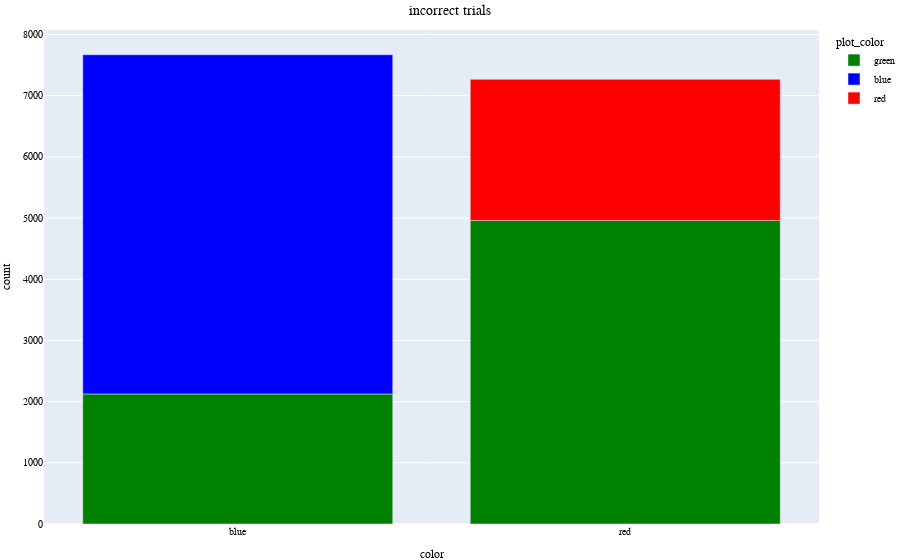

Source (notebook cell):
### Markdown cell above
# distractor_presense_on_incorrect_trials

### Code cell
dispresence_df = events_df.copy()
dispresence_df = dispresence_df[dispresence_df["color"] != "green"]
dispresence_df = dispresence_df[dispresence_df['performance'] != 100]
dispresence_df = dispresence_df.groupby(['distractor_presense_on_incorrect_trials', 'color']).size().reset_index(name='count')
# display(dispresence_df)
def determine_plot_color(df):
    df['plot_color'] = 'green'
    df.loc[(df['distractor_presense_on_incorrect_trials'] == 100) & (df['color'] == 'red'), 'plot_color'] = 'red'
    df.loc[(df['distractor_presense_on_incorrect_trials'] == 100) & (df['color'] == 'blue'), 'plot_color'] = 'blue'
    return df

color_temp_df = determine_plot_color(dispresence_df)
# display(color_temp_df)


fig = px.bar(color_temp_df, title= "incorrect trials", 
     x="color", y="count", 
     color="plot_color",
     color_discrete_map={
        "red": "red",
        "green": "green",
        "blue": "blue"})

fig.update_layout(
    title_x=0.5,
    font= my_font,
    margin=dict(l=30, r=0, t=30, b=30)
                )
fig.show()

### Figure 1 — Plotly figure (JSON) as saved in the notebook; plotly's stock layout.template omitted (floating-point values rounded to 4 significant figures)
{"data": [{"alignmentgroup": "True", "hovertemplate": "plot_color=green<br>color=%{x}<br>count=%{y}<extra></extra>", "legendgroup": "green", "marker": {"color": "green", "pattern": {"shape": ""}}, "name": "green", "offsetgroup": "green", "orientation": "v", "showlegend": true, "textposition": "auto", "type": "bar", "x": ["blue", "red"], "xaxis": "x", "y": [2126, 4961], "yaxis": "y"}, {"alignmentgroup": "True", "hovertemplate": "plot_color=blue<br>color=%{x}<br>count=%{y}<extra></extra>", "legendgroup": "blue", "marker": {"color": "blue", "pattern": {"shape": ""}}, "name": "blue", "offsetgroup": "blue", "orientation": "v", "showlegend": true, "textposition": "auto", "type": "bar", "x": ["blue"], "xaxis": "x", "y": [5544], "yaxis": "y"}, {"alignmentgroup": "True", "hovertemplate": "plot_color=red<br>color=%{x}<br>count=%{y}<extra></extra>", "legendgroup": "red", "marker": {"color": "red", "pattern": {"shape": ""}}, "name": "red", "offsetgroup": "red", "orientation": "v", "showlegend": true, "textposition": "auto", "type": "bar", "x": ["red"], "xaxis": "x", "y": [2306], "yaxis": "y"}], "layout": {"autosize": true, "barmode": "relative", "font": {"color": "black", "family": "Vazir", "size": 10}, "legend": {"title": {"text": "plot_color"}, "tracegroupgap": 0}, "margin": {"b": 30, "l": 30, "r": 0, "t": 30}, "title": {"text": "incorrect trials", "x": 0.5}, "xaxis": {"anchor": "y", "autorange": true, "domain": [0, 1], "range": [-0.5, 1.5], "title": {"text": "color"}, "type": "category"}, "yaxis": {"anchor": "x", "autorange": true, "domain": [0, 1], "range": [0, 8074.0], "title": {"text": "count"}, "type": "linear"}}}
